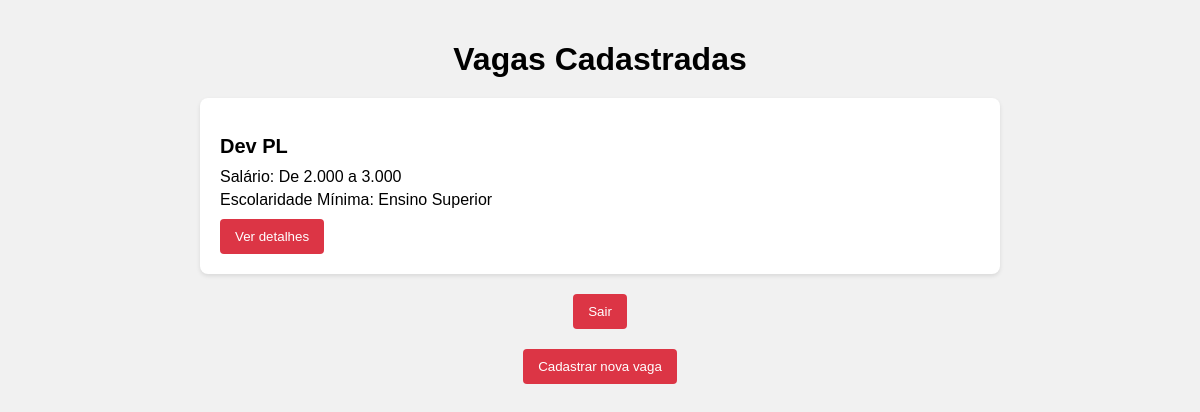
/home/vagas_cadastradas/ (signed in), run on an earlier commit of the app's database.
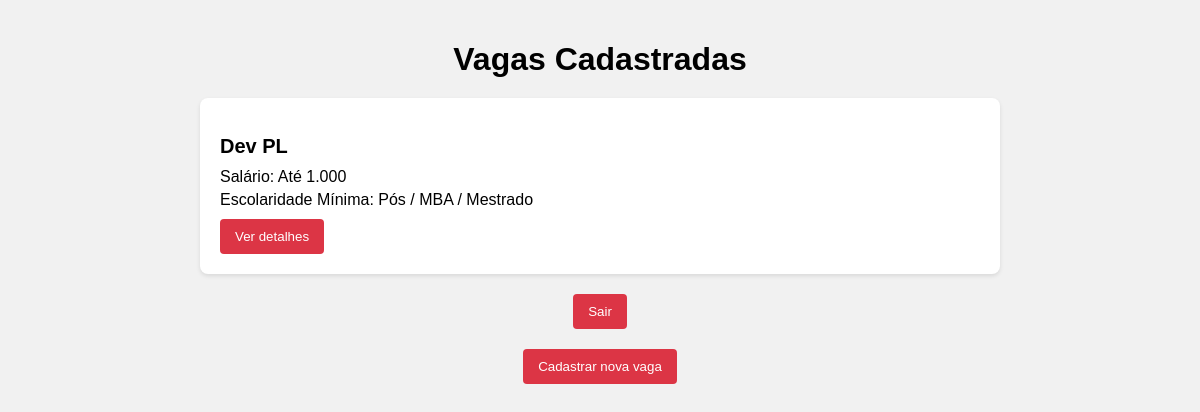
And on a later commit of the database.
### app_vagas/models.py (models this page shows, shortened)
class Vagas(models.Model):
    nome = models.CharField(max_length=100)
    faixa_salarial = models.IntegerField(choices=FAIXA_SALARIAL_CHOICES)
    escolaridade_minima = models.IntegerField(choices=ESCOLARIDADE_CHOICES)
    requisitos = models.TextField()
    empresa = models.ForeignKey(Empresa, related_name="vagas", on_delete=models.CASCADE)

### app_vagas/views.py (the view)
# urls.py: path("vagas_cadastradas/", views.vagas_cadastradas, name="vagas_cadastradas"),
@login_required
def vagas_cadastradas(request):
    hasattr(request.user, "empresa")
    empresa_id = request.user.empresa.id
    vagas = Vagas.objects.filter(empresa_id=empresa_id).all()
    if vagas:
        context = {"vagas": vagas}
        return render(request, "vagas_cadastradas.html", context)
    else:
        context = {}
        return HttpResponseRedirect(reverse("cad_vagas"))

### projeto_vagas/templates/vagas_cadastradas.html (shortened to what this page needs)
<!DOCTYPE html>
{%load static%}
<html>
<head>
    <link rel="stylesheet" type="text/css" href="{% static 'css/vagas_cadastradas.css' %}">
</head>
<body>
    <div class="container">
        <h1>Vagas Cadastradas</h1>
        <div class="vagas">
            {% for vaga in vagas %}
            <div class="vaga">
                <h2>{{ vaga.nome }}</h2>
                <p>Salário: {{ vaga.get_faixa_salarial_display }}</p>
                <p>Escolaridade Mínima: {{ vaga.get_escolaridade_minima_display}}</p>
                <a href="{% url 'detalhes_vaga_empresas' vaga.id %}">
                    <button>Ver detalhes</button>
                </a>
            </div>
            {% endfor %}
        </div>
        <div class="logout-button">
            <a href="{% url 'logout_view' %}">
                <button>Sair</button>
            </a>
        </div>
        <div class="cadastro_vaga-button">
            <a href="{% url 'cad_vagas' %}">
                <button>Cadastrar nova vaga</button>
            </a>
        </div>
    </div>
</body>
</html>

What changed in the data, as far as the page shows it:
changed Vagas "Dev PL": faixa_salarial "De 2.000 a 3.000" → "Até 1.000"; escolaridade_minima "Ensino Superior" → "Pós / MBA / Mestrado"
